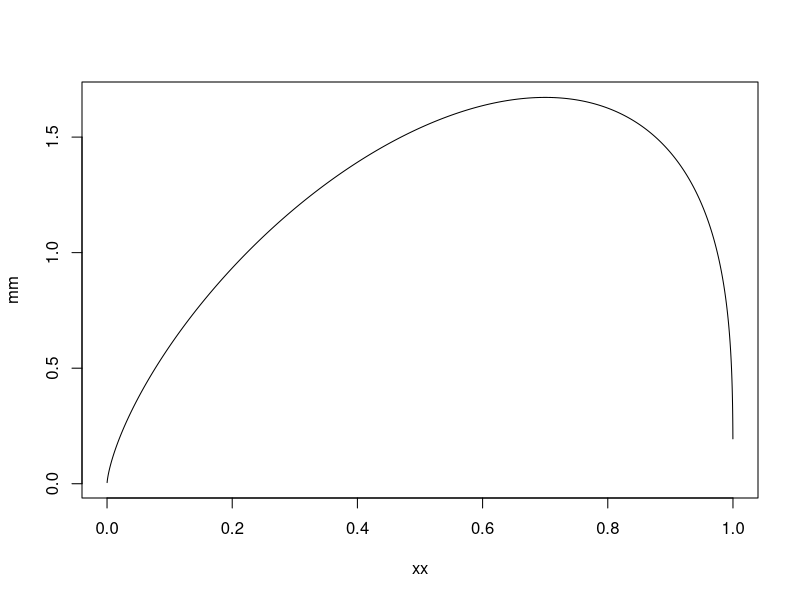
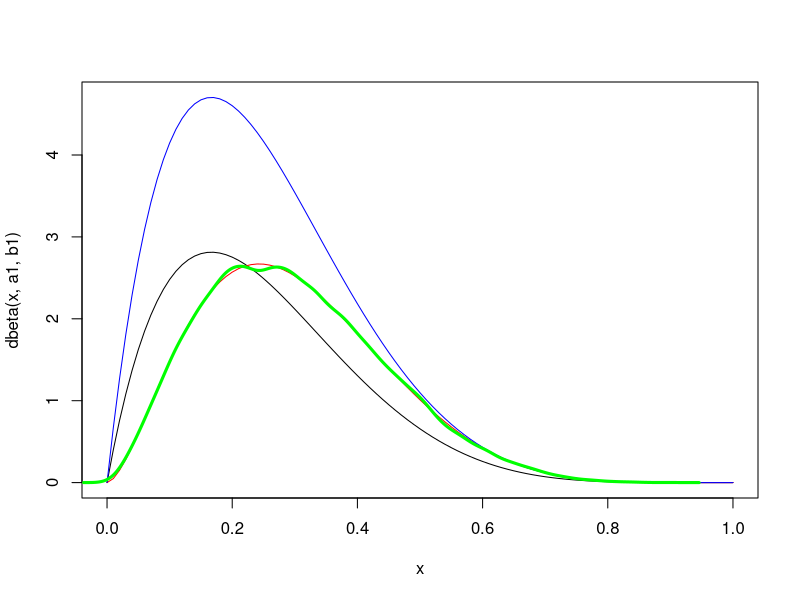

The R script that drew these images, in order:
# Example 5.6.9 (p. 254) of Casella and Berger
a1 = 2
b1 = 6
a2 = 2.7
b2 = 6.3


xx = seq(0, 1, length=10000)

# calculate M (= sup_y f_Y(y) / f_V(y) )
# M must be finite for Theorem 5.6.8 to hold
yy1 = dbeta(xx, a1, b1)
yy2 = dbeta(xx, a2, b2)
mm = yy2/yy1
M = max(mm, na.rm=TRUE)
plot(xx, mm, type='l')

curve(dbeta(x, a1, b1), ylim=c(0, M*max(c(yy1, yy2))))
curve(dbeta(x, a2, b2), add=TRUE, col='red')
curve(M*dbeta(x, a1, b1), add=TRUE, col='blue')

n = 100000
U = runif(n, 0, 1)
V = rbeta(n, a1, b1)

# target
Y = V[U < 1/M * dbeta(V, a2, b2) / dbeta(V, a1, b1)]
points(density(Y), col='green', type='l', lwd=3)
